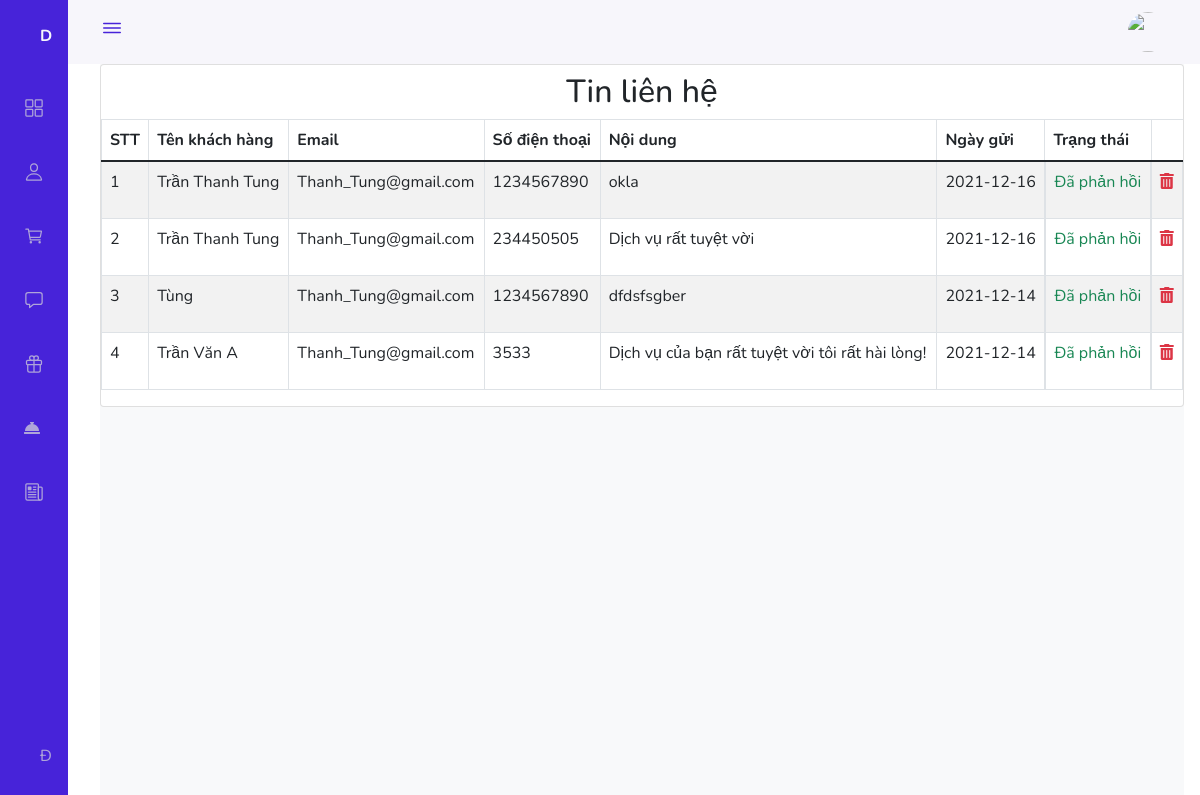
Page /Admin/Contacts/index.php (signed in) on the committed database.
### tables this page shows
CREATE TABLE `contact` (
  `id_contact` int(11) NOT NULL,
  `name` varchar(255) NOT NULL,
  `email` varchar(255) NOT NULL,
  `sdt` int(11) NOT NULL,
  `contents` varchar(255) NOT NULL,
  `date_contacts` date DEFAULT NULL,
  `status` int(11) NOT NULL DEFAULT 1
);

### Admin/Contacts/index.php (called while the page is built, shortened)
<?php
require_once '../../Dao/Pdo.php';
require_once '../../Dao/Contact.php';
require_once '../layouts.php';

### Dao/Pdo.php (called while the page is built, shortened)
<?php
function pdo_get_connection()
{
    $dburl = "mysql:host=localhost;dbname=villa_flamingo";
    $username = "root";
    $password = "";
    $conn = new PDO($dburl, $username, $password);
    $conn->setAttribute(PDO::ATTR_ERRMODE, PDO::ERRMODE_EXCEPTION);
    return $conn;
}
function pdo_query($sql)
{
    try {
        $conn = pdo_get_connection();
        $stmt = $conn->prepare($sql);
        $stmt->execute();
        $rows = $stmt->fetchAll();
        return $rows;
    } catch (PDOException $e) {
        echo "lỗi: ";
        $e->getMessage();
    } finally {
        unset($conn);
    }
}

### Dao/Contact.php (called while the page is built, shortened)
<?php
function select_all_contact(){
    $sql = "SELECT * FROM contact ORDER BY id_contact DESC";
    return pdo_query($sql);
}
?>

### Admin/Contacts/list.php (the view, shortened to what this page needs)
<?php
$data = select_all_contact();
?>
<h2 class="text-center pt-2">Tin liên hệ</h2>
    <table id="tablecontact" class="table table-striped table-bordered">
        <thead>
            <tr>
                <th scope="col">STT</th>
                <th scope="col">Tên khách hàng</th>
                <th scope="col">Email</th>
                <th scope="col">Số điện thoại</th>
                <th scope="col">Nội dung</th>
                <th scope="col">Ngày gửi</th>
                <th scope="col">Trạng thái</th>
            </tr>
        </thead>
        <tbody>
            <?php
            $i = 1;
            foreach ($data as $item) {
            ?>
                <tr>
                    <td><?= $i++ ?></td>
                    <td><?= $item['name'] ?></td>
                    <td><?= $item['email'] ?></td>
                    <td><?= $item['sdt'] ?></td>
                    <td><?= $item['contents'] ?></td>
                    <td><?= $item['date_contacts'] ?></td>
                    <td class="d-flex justify-content-between align-content-center" >
                        <?php
                        if ($item['status'] == 1) {
                            echo '<p class="text-primary">Mới</p><a href="?contact_return='.$item['id_contact'].'" class="btn btn-primary">Phản hồi</a>';
                        } else {
                            echo '<p class="text-success">Đã phản hồi</p>';
                        }
                        ?>
                    </td>
                    <td><a onclick="return alter_delete()" href="index.php?btn_delete=<?= $item['id_contact'] ?>" style="cursor: pointer;" class="fas fa-trash-alt text-danger"></a></td>
                </tr>
            <?php
            }
            ?>
        </tbody>
    </table>

### Content/CSS/admins.css (style rules this page uses)
:root { --header-height: 3rem; --nav-width: 68px; --first-color: #4723D9; --first-color-light: #AFA5D9; --white-color: #F7F6FB; --body-font: 'Nunito', sans-serif; --normal-font-size: 1rem; --z-fixed: 100 }
body { position: relative; margin: var(--header-height) 0 0 0; padding: 0 1rem; font-family: var(--body-font); font-size: var(--normal-font-size); transition: .5s }
a { text-decoration: none }
@media screen and (min-width: 768px) { body { margin: calc(var(--header-height) + 1rem) 0 0 0; padding-left: calc(var(--nav-width) + 2rem) } }

### rows in the picture
contact: name "Trần Thanh Tung", email "Thanh_Tung@gmail.com", sdt "1234567890", contents "okla", date_contacts "2021-12-16", status "Đã phản hồi"
contact: name "Trần Thanh Tung", email "Thanh_Tung@gmail.com", sdt "234450505", contents "Dịch vụ rất tuyệt vời", date_contacts "2021-12-16", status "Đã phản hồi"
contact: name "Tùng", email "Thanh_Tung@gmail.com", sdt "1234567890", contents "dfdsfsgber", date_contacts "2021-12-14", status "Đã phản hồi"
contact: name "Trần Văn A", email "Thanh_Tung@gmail.com", sdt "3533", contents "Dịch vụ của bạn rất tuyệt vời tôi rất hài lòng!", date_contacts "2021-12-14", status "Đã phản hồi"
